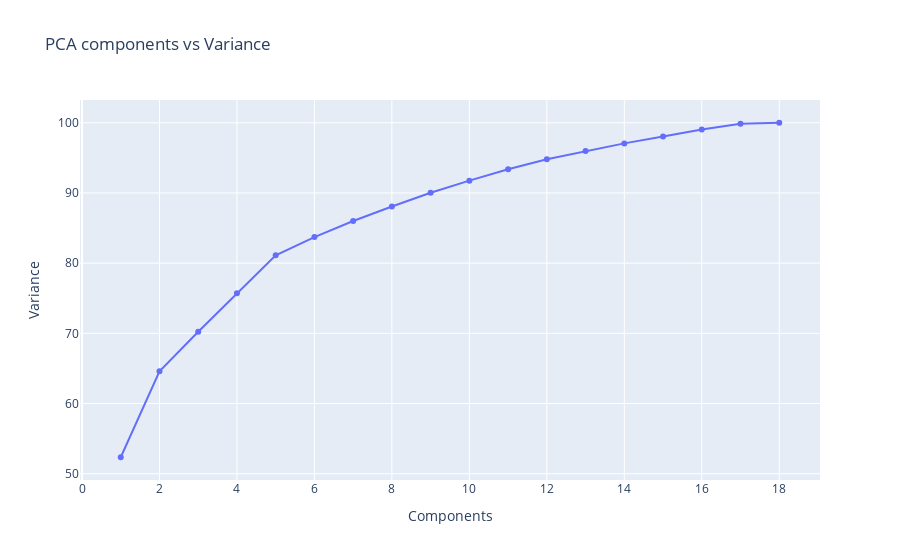

The notebook cell saved with this chart:
### Code cell
fig_9 = px.line(x=range(1, len(cumulative_variance)+1), y=cumulative_variance*100, title="PCA components vs Variance")   
fig_9.update_traces(mode='lines+markers')
fig_9.update_layout(
    xaxis_title="Components",
    yaxis_title="Variance"
)
fig_9

### Figure 1 — Plotly figure (JSON) as saved in the notebook; plotly's stock layout.template omitted (floating-point values rounded to 4 significant figures)
{"data": [{"hovertemplate": "x=%{x}<br>y=%{y}<extra></extra>", "legendgroup": "", "line": {"color": "#636efa", "dash": "solid"}, "marker": {"symbol": "circle"}, "mode": "lines+markers", "name": "", "orientation": "v", "showlegend": false, "type": "scatter", "x": [1, 2, 3, 4, 5, 6, 7, 8, 9, 10, 11, 12, 13, 14, 15, 16, 17, 18], "xaxis": "x", "y": [52.35, 64.59, 70.23, 75.72, 81.11, 83.71, 86.01, 88.08, 90.02, 91.75, 93.37, 94.8, 95.96, 97.06, 98.06, 99.02, 99.85, 100.0], "yaxis": "y"}], "layout": {"legend": {"tracegroupgap": 0}, "title": {"text": "PCA components vs Variance"}, "xaxis": {"anchor": "y", "domain": [0, 1], "title": {"text": "Components"}}, "yaxis": {"anchor": "x", "domain": [0, 1], "title": {"text": "Variance"}}}}
